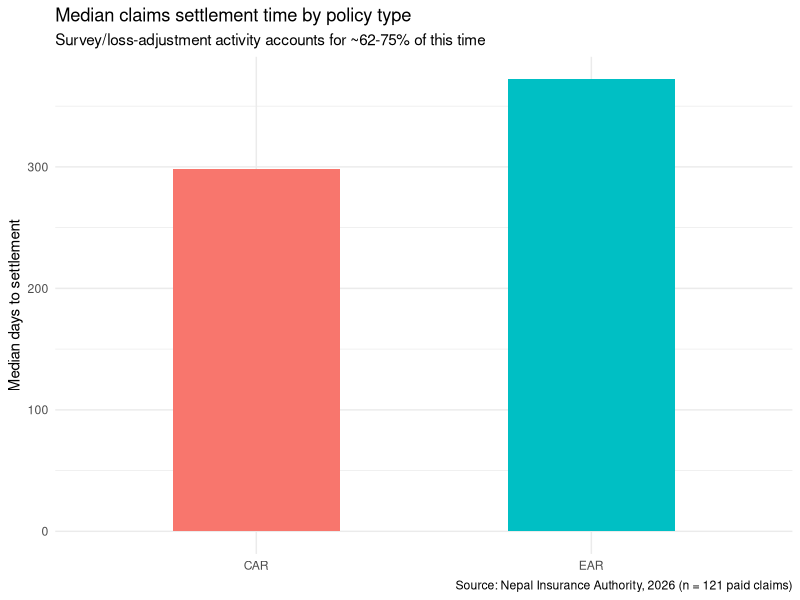
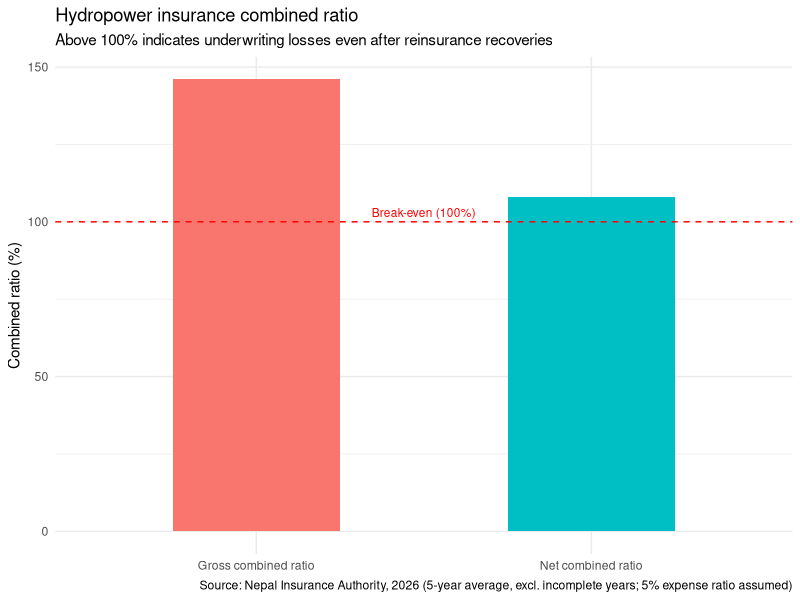
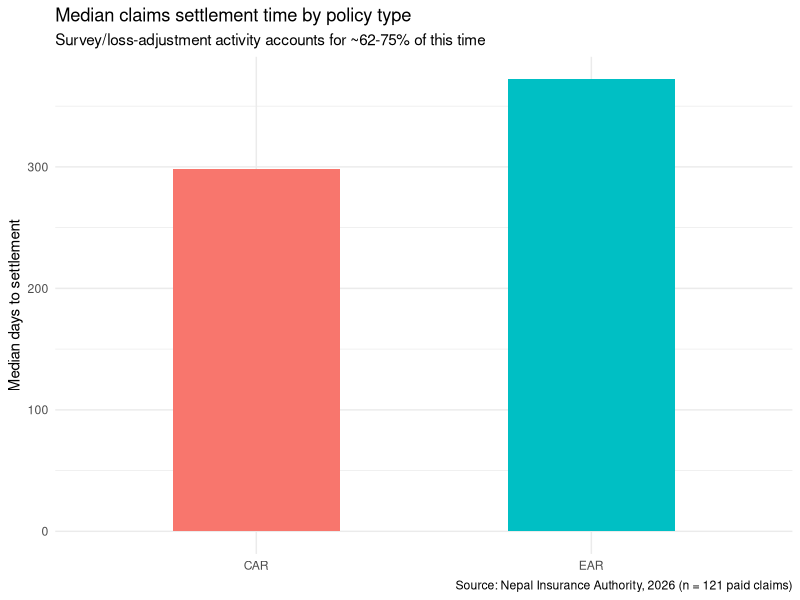
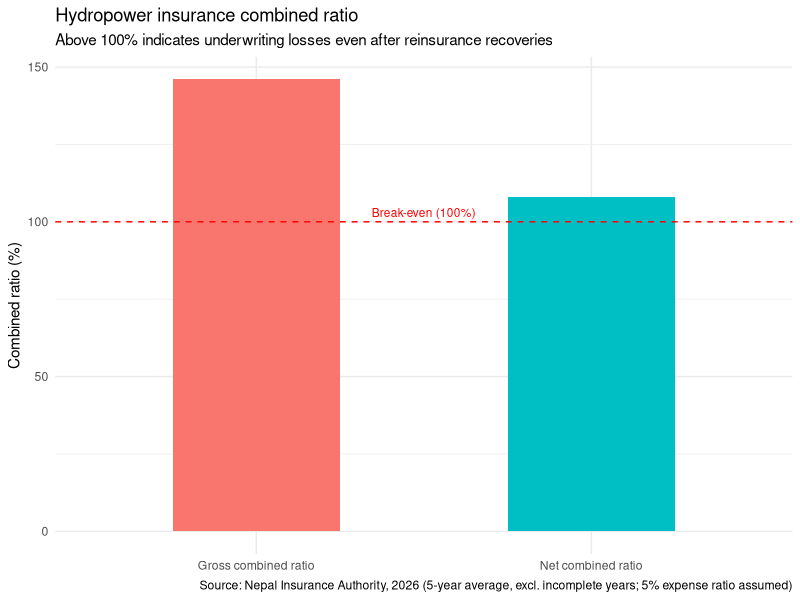

Recreate these plots in R, in order.
# claims_and_combined_ratio_analysis.R
#
# Visualizes real NIA (2026) hydropower insurance market data:
# claims settlement time-to-close and combined ratio.
# Source: Nepal Insurance Authority, "Hydropower Insurance in Nepal" (May 2026).

library(ggplot2)
library(dplyr)

# --- Claims settlement time-to-close (median days), by policy type ---
tat <- data.frame(
  policy_type = c("CAR", "EAR"),
  median_days = c(298, 372)
)

ggplot(tat, aes(x = policy_type, y = median_days, fill = policy_type)) +
  geom_col(width = 0.5) +
  labs(
    title = "Median claims settlement time by policy type",
    subtitle = "Survey/loss-adjustment activity accounts for ~62-75% of this time",
    x = NULL, y = "Median days to settlement",
    caption = "Source: Nepal Insurance Authority, 2026 (n = 121 paid claims)"
  ) +
  theme_minimal() +
  theme(legend.position = "none")

ggsave("claims_settlement_time.png", width = 6, height = 4)

# --- Combined ratio ---
combined_ratio <- data.frame(
  measure = c("Gross combined ratio", "Net combined ratio"),
  value_pct = c(146, 108)
)

ggplot(combined_ratio, aes(x = measure, y = value_pct, fill = measure)) +
  geom_col(width = 0.5) +
  geom_hline(yintercept = 100, linetype = "dashed", color = "red") +
  annotate("text", x = 1.5, y = 103, label = "Break-even (100%)", color = "red", size = 3) +
  labs(
    title = "Hydropower insurance combined ratio",
    subtitle = "Above 100% indicates underwriting losses even after reinsurance recoveries",
    x = NULL, y = "Combined ratio (%)",
    caption = "Source: Nepal Insurance Authority, 2026 (5-year average, excl. incomplete years; 5% expense ratio assumed)"
  ) +
  theme_minimal() +
  theme(legend.position = "none")

ggsave("combined_ratio.png", width = 6, height = 4)
